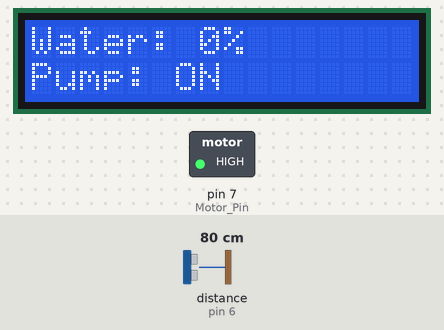
The sketch below on a simulated Arduino Uno, built with avr-gcc and run on an emulated ATmega328P. Parts: 16×2 character LCD, switched loads named in the sketch (green lamp = pin HIGH). Wiring (inferred from the names in the program): ultrasonic range finder: trigger pin 5; echo pin 6. The inputs (shaded band) are chosen by the test bench; at power-on: distance to the obstacle (sensor on pin 6) 80 cm. The echo pulse lasts 58.3 µs per cm; pins used as bus, display or sensor lines are not drawn.

Above: at 2.7 s.
2.8 s: distance to the obstacle (sensor on pin 6) set to 10 cm
At 4.2 s:
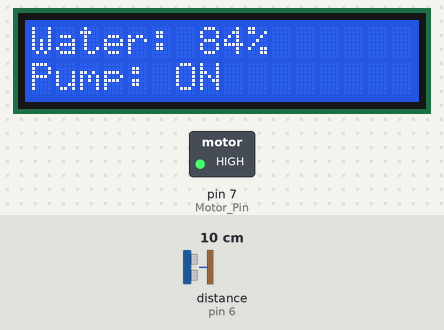
4.5 s: distance to the obstacle (sensor on pin 6) set to 7 cm
At 5.0 s:
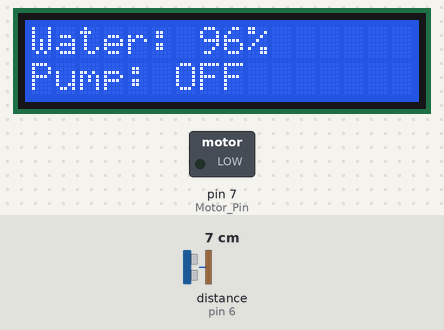
6.1 s: distance to the obstacle (sensor on pin 6) set to 24 cm
At 6.7 s:
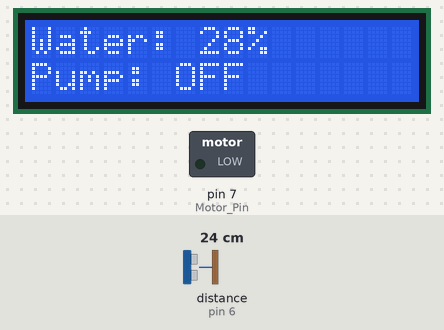
7.6 s: distance to the obstacle (sensor on pin 6) set to 30 cm
At 8.5 s:
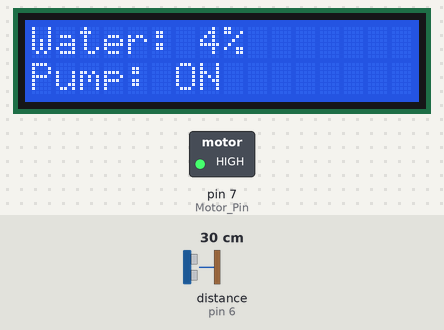
Timing chart, 0 to 10.1 s (numbered marks = the images above; inputs shaded):
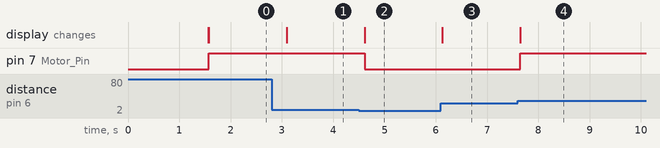

Measured:
- the behaviour switches between 9 and 8 cm on distance to the obstacle (sensor on pin 6) (found by bisection; images 1 and 2)
- the behaviour switches between 26 and 27 cm on distance to the obstacle (sensor on pin 6) (found by bisection; images 3 and 4)
- after the input at 2.8 s, the display: changes after 0.30 s (image 1)
- after the input at 4.5 s, pin 7 (Motor_Pin): HIGH → LOW after 0.11 s; the display: changes after 0.12 s (image 2)
- after the input at 6.1 s, the display: changes at once (image 3)
- after the input at 7.6 s, pin 7 (Motor_Pin): LOW → HIGH after 0.05 s; the display: changes after 0.05 s (image 4)

The sketch:

Water_Level_Monitor.ino
```cpp
#include <LiquidCrystal.h>

// LCD pin configuration
LiquidCrystal lcd(13, 12, 11, 10, 9, 8);

// Ultrasonic sensor pins
const int trigPin = 5;
const int echoPin = 6;

// Water pump control pin
const int Motor_Pin = 7;

// Water level calibration (EXAMPLE values)
// Measure these distances on your actual tank.
const int EMPTY_DISTANCE_CM = 30;
const int FULL_DISTANCE_CM = 5;

// Variables
long duration;
int distance;
int Level;
bool Motor = false;

void setup()
{
  pinMode(trigPin, OUTPUT);
  pinMode(echoPin, INPUT);
  pinMode(Motor_Pin, OUTPUT);

  // Initially keep pump OFF
  digitalWrite(Motor_Pin, LOW);

  // Initialize LCD
  lcd.begin(16, 2);

  lcd.setCursor(0, 0);
  lcd.print("Water Monitoring");
  delay(1500);
  lcd.clear();
}

void loop()
{
  // Generate ultrasonic trigger pulse
  digitalWrite(trigPin, LOW);
  delayMicroseconds(2);

  digitalWrite(trigPin, HIGH);
  delayMicroseconds(10);

  digitalWrite(trigPin, LOW);

  // Read echo with timeout
  duration = pulseIn(echoPin, HIGH, 30000UL);

  // Check sensor reading
  if (duration == 0)
  {
    lcd.setCursor(0, 0);
    lcd.print("Sensor Error   ");
    lcd.setCursor(0, 1);
    lcd.print("Check Sensor   ");
    delay(500);
    return;
  }

  // Calculate distance in centimeters
  distance = duration * 0.034 / 2;

  // Calculate water level percentage
  Level = map(distance,
               EMPTY_DISTANCE_CM,
               FULL_DISTANCE_CM,
               0, 100);

  // Restrict percentage between 0 and 100
  Level = constrain(Level, 0, 100);

  // Display water level
  lcd.setCursor(0, 0);
  lcd.print("Water: ");
  lcd.print(Level);
  lcd.print("%    ");

  // Pump ON below 20%
  if (Level < 20)
  {
    Motor = true;
  }

  // Pump OFF at or above 90%
  else if (Level >= 90)
  {
    Motor = false;
  }

  // Control pump
  digitalWrite(Motor_Pin, Motor ? HIGH : LOW);

  // Display pump status
  lcd.setCursor(0, 1);

  if (Motor)
  {
    lcd.print("Pump: ON       ");
  }
  else
  {
    lcd.print("Pump: OFF      ");
  }

  delay(500);
}
```
